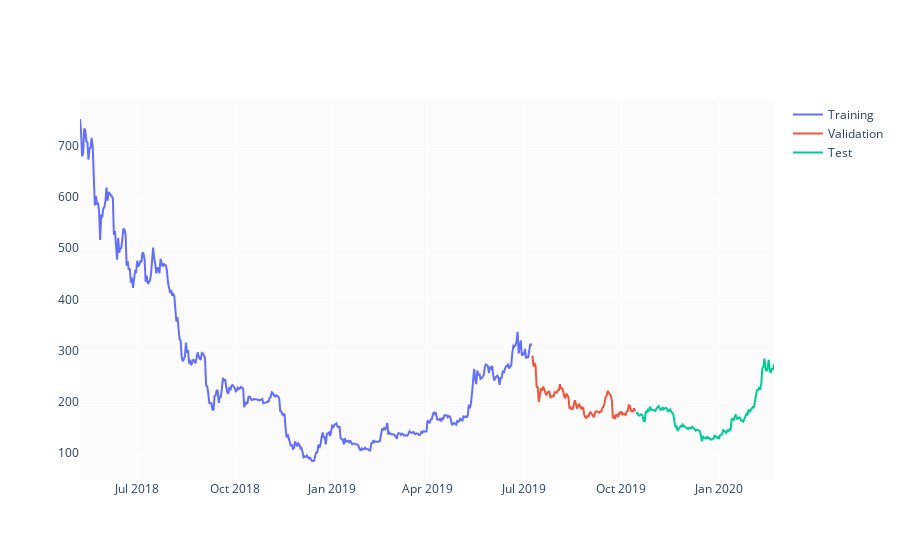

Write notebook code for a chart like this one.
### Code cell
test_size  = 0.15
valid_size = 0.15

test_split_idx  = int(df.shape[0] * (1-test_size))
valid_split_idx = int(df.shape[0] * (1-(valid_size+test_size)))

train  = df.loc[:valid_split_idx].copy()
valid  = df.loc[valid_split_idx+1:test_split_idx].copy()
test   = df.loc[test_split_idx+1:].copy()

fig = go.Figure()
fig.add_trace(go.Scatter(x=train.Date, y=train.Close, name='Training'))
fig.add_trace(go.Scatter(x=valid.Date, y=valid.Close, name='Validation'))
fig.add_trace(go.Scatter(x=test.Date,  y=test.Close,  name='Test'))
fig.show()
